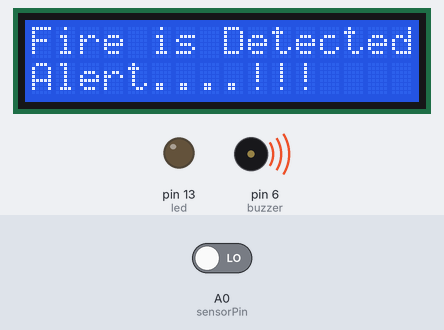
Bench run of a sketch on a simulated Arduino Uno, built with avr-gcc and run on an emulated ATmega328P. On the bench: 16×2 character LCD, output pins drawn as LEDs (lit = HIGH), buzzer (waves = sounding, pin HIGH). The test bench sets the inputs (shaded band); at power-on: A0 (sensorPin) LOW. The modem accepts every AT command (registered, SIM ready, sends succeed) and sends nothing else.

Above: at 3.2 s.
3.3 s: A0 (sensorPin) driven HIGH
At 6.4 s:
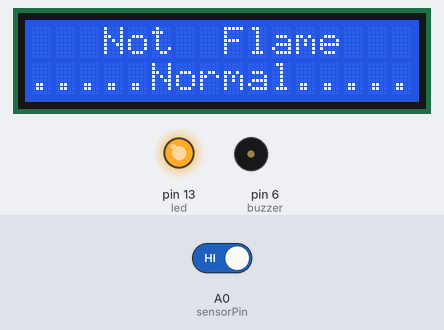
7.4 s: A0 (sensorPin) driven LOW
At 7.8 s:
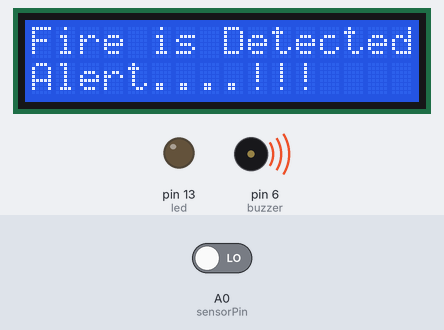
Timing chart, 0 to 10.4 s (numbered marks = the images above; inputs shaded):
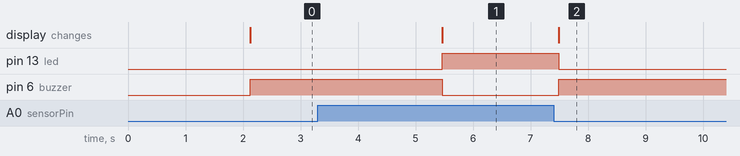

Measured:
- after the input at 3.3 s, pin 13 (led): LOW → HIGH after 2.2 s; pin 6 (buzzer): HIGH → LOW after 2.2 s; the display: changes after 2.2 s (image 1)
- after the input at 7.4 s, pin 13 (led): HIGH → LOW after 0.09 s; pin 6 (buzzer): LOW → HIGH after 0.09 s; the display: changes after 0.09 s (image 2)

The sketch:

Flame_Sensor.ino
```cpp
#include <LiquidCrystal_I2C.h>
#include <SoftwareSerial.h>
LiquidCrystal_I2C lcd(0x27, 16, 2);
#define rxPin 2
#define txPin 3
SoftwareSerial sim800(rxPin, txPin);

#define led 13
#define buzzer 6


int sensorPin = A0;
int read_value;

void setup() {
  sim800.begin(115200);
  Serial.println("SIM800L initialize");
  sim800.println("AT");
  lcd.init();
  lcd.backlight();
  pinMode(sensorPin, INPUT);
  pinMode(buzzer, OUTPUT);
  pinMode(led, OUTPUT);
  lcd.setCursor(0, 0);
  lcd.print("   WELCOME To   ");
  lcd.setCursor(0, 1);
  lcd.print("  OUR Project ");
  delay(2000);
}

void loop() {
  read_value = digitalRead(sensorPin);

  if (read_value == 1) {
    lcd.setCursor(0, 0);
    lcd.print("   Not  Flame   ");
    lcd.setCursor(0, 1);
    lcd.print(".....Normal.....");
    digitalWrite(buzzer, LOW);
    digitalWrite(led, HIGH);
    delay(2000);

  } else {
    lcd.setCursor(0, 0);
    lcd.print("Fire is Detected");
    lcd.setCursor(0, 1);
    lcd.print("Alert....!!!    ");
    digitalWrite(buzzer, HIGH);
    digitalWrite(led, LOW);
    delay(200);
    sim800.println("AT+CMGF=1");
    delay(1000);
    sim800.println("AT+CMGS=\"+9188305848xx\"\r");
    delay(1000);
    sim800.println("SMS For Fire Alert");
    delay(100);
    sim800.println((char)26);
    delay(1000);
    Serial.println("SMS Send");
  }
}
```
